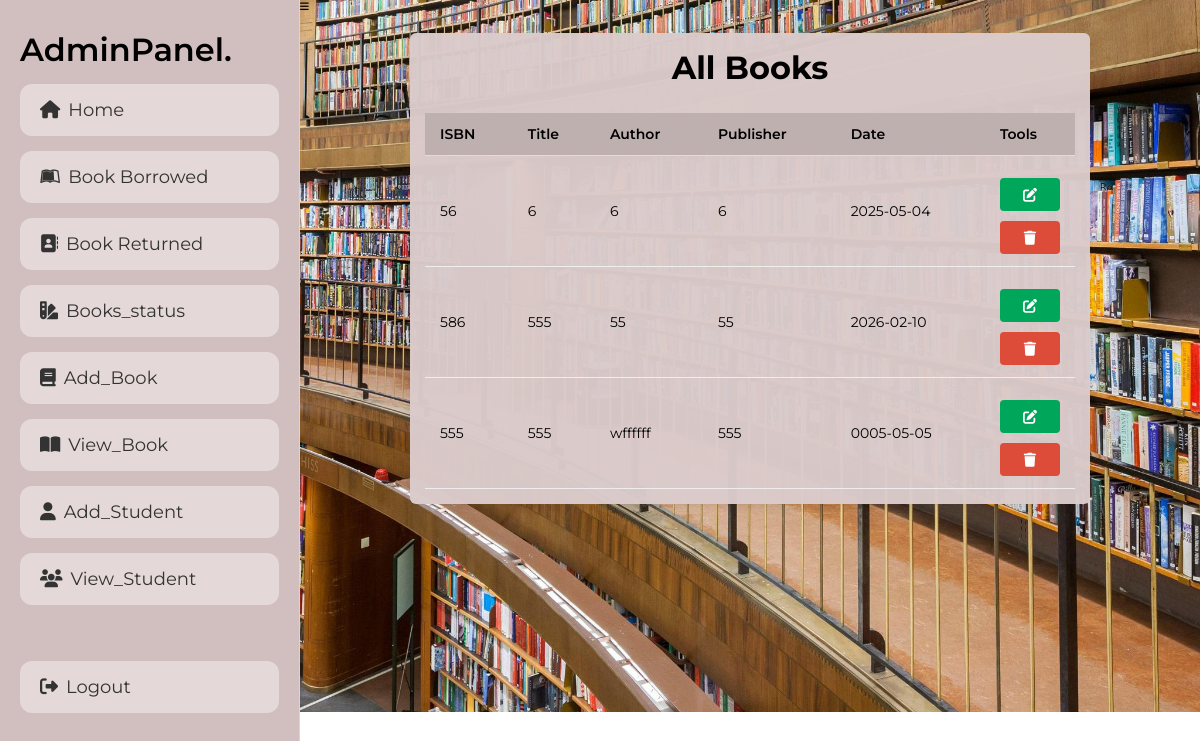
Page /Admin/view_books.php (signed in) on the earlier database version.
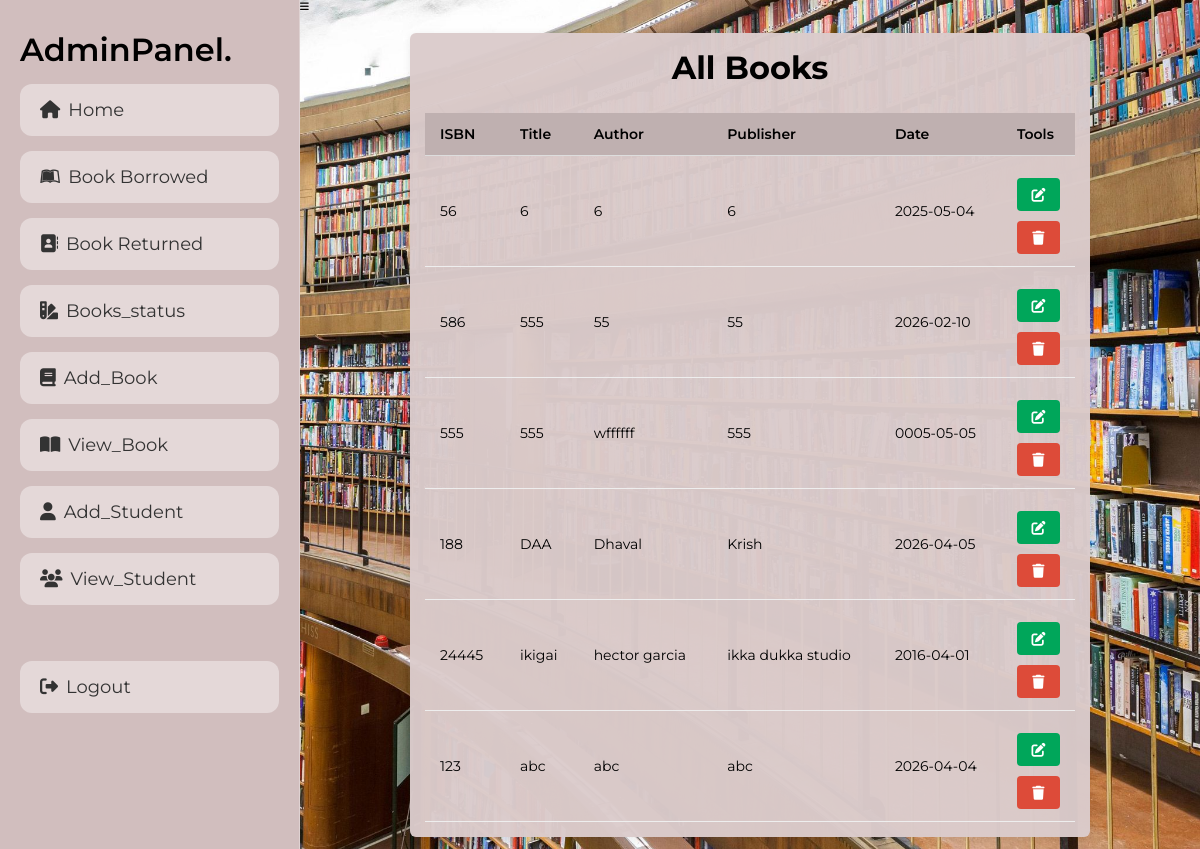
Same page on the later database version.
### tables this page shows
CREATE TABLE `books` (
  `id` int(11) NOT NULL,
  `isbn` varchar(20) NOT NULL,
  `title` text NOT NULL,
  `author` varchar(150) NOT NULL,
  `publisher` varchar(150) NOT NULL,
  `publish_date` date NOT NULL,
  `status` tinyint(1) NOT NULL DEFAULT 1
);

### Admin/view_books.php (the view, shortened to what this page needs)
<?php
include '../components/connect.php';
?>
<!DOCTYPE html>
<html lang="en">
<head>
<link rel="stylesheet" href="../components/admin_style.css">
<link rel="stylesheet" href="https://cdnjs.cloudflare.com/ajax/libs/font-awesome/6.2.0/css/all.min.css">
</head>
<body>
<?php include '../components/admin_header.php'; ?>
<div class="col-md-8">
  <div class="box1">
    <div class="box1-body">
      <table class="table">
        <h1 style="text-align:center; font-size:32px;">All Books</h1><br><br>
        <thead>
          <tr>
            <th>ISBN</th>
            <th>Title</th>
            <th>Author</th>
            <th>Publisher</th>
            <th>Date</th>
            <th>Tools</th>
          </tr>
        </thead>
        <tbody>
        <?php
        $stmt = $conn->prepare("SELECT * FROM books");
        $stmt->execute();
        while($row = $stmt->fetch(PDO::FETCH_ASSOC)){
          echo "
          <tr>
            <td>{$row['isbn']}</td>
            <td>{$row['title']}</td>
            <td>{$row['author']}</td>
            <td>{$row['publisher']}</td>
            <td>{$row['publish_date']}</td>
            <td>
              <button class='btn btn-success edit' data-id='{$row['id']}'>
   <i class='fa fa-edit'></i>
</button>
              <button class='btn btn-danger delete' data-id='{$row['id']}'>
                <i class='fa fa-trash'></i>
              </button>
            </td>
          </tr>";
        }
        ?>
        </tbody>
      </table>
    </div>
  </div>
</div>
</body>
</html>

### components/admin_header.php
<link rel="stylesheet" href="https://cdnjs.cloudflare.com/ajax/libs/font-awesome/6.2.0/css/all.min.css">
<header class="header">
   <a href="dashboard.php" class="logo">AdminPanel.</a>
   <nav class="navbar">
      <a href="dashboard.php"><i class="fas fa-home"></i><span>Home</span></a>
      <a href="borrowed.php"><i class="fa-brands fa-leanpub"></i><span>Book Borrowed</span></a>
      <a href="returned.php"><i class="fa-solid fa-address-book"></i><span>Book Returned</span></a>
      <a href="book_status.php"><i class="fa-solid fa-swatchbook"></i><span>Books_status</span></a>
      <a href="book.php"><i class="fa-solid fa-book"></i><span>Add_Book</span></a>
      <a href="view_books.php"><i class="fa-solid fa-book-open"></i><span>View_Book</span></a>
      <a href="student.php"><i class="fas fa-user"></i><span>Add_Student</span></a>
      <a href="view_student.php"><i class="fa-solid fa-users"></i><span>View_Student</span></a><br><br>
   <a href="../components/admin_logout.php" onclick="return confirm('logout from this website?');" class="delete-btn"></i><i class="fas fa-right-from-bracket"></i><span>Logout</span></a>
</nav>
</header>
<div id="menu-btn" class="fas fa-bars"></div>

### components/admin_style.css (style rules this page uses)
* { font-family: 'Montserrat', sans-serif; margin: 0; padding: 0; box-sizing: border-box; text-decoration: none; }
html { font-size: 62.5%; overflow-x: hidden; }
body { padding-left: 30rem; background: url("../img/back.jpg") no-repeat center center/cover; position: relative; }
.btn, .delete-btn, .option-btn { display: block; width: 100%; padding: 10px 20px; font-size: 16px; color: #f1e4d2; border-radius: 5px; border: none; cursor: pointer; margin-top: 10px; }
.btn { background: #9c6130; }
.delete-btn { background: #9c6130; }
.header { position: fixed; top: 0; left: 0; bottom: 0; width: 300px; padding: 30px 20px; background: #d1bebe; border-right: 1px solid rgba(255,255,255,0.3); }
.header .logo { text-align: center; font-size: 32px; font-weight: 600; color: #000; margin-bottom: 30px; }
.header .navbar a { display: block; padding: 15px 20px; margin: 15px 0; background: rgba(255,255,255,0.4); border-radius: 12px; font-size: 18px; color: #333; text-decoration: none; transition: all 0.3s ease; }
.header .navbar a i { margin-right: 8px; transition: transform 0.3s ease; }
@media (min-width: 1200px) { body { padding-left: 30rem; } }
@media (min-width: 1200px) { .header { width: 300px; padding: 30px 20px; } }

### Admin/view_books.php (style rules this page uses)
.col-md-8 { width: 98%; padding: 20px; }
.box1 { background: #dbccccf7; border-radius:6px; box-shadow:0 2px 8px rgba(0,0,0,0.08); }
.box1-body { padding:15px; }
table { width:100%; border-collapse:collapse; }
.table thead th { background: #bfb0b0fd; font-weight:600; font-size: 14px; padding:12px; text-align:left; border-bottom:1px solid #ddd; position:relative; }
.table tbody td { padding:12px; border-bottom:1px solid #eee; font-size:14px; }
.btn { border:none; padding:7px 10px; border-radius:4px; cursor:pointer; }
.btn-success { background: #00a65a; color: #fff; }
.btn-danger { background: #dd4b39; color: #fff; }
.btn i { font-size:14px; }
@media (min-width: 1200px) { .col-md-8 { width: 80%; padding: 20px; margin: 0 auto; } }
@media (min-width: 1200px) { .table thead th, .table tbody td { font-size: 14px; padding: 12px 15px; } }

Differences in the rows shown:
added books: isbn "188", title "DAA", author "Dhaval", publisher "Krish", publish_date "2026-04-05"
added books: isbn "24445", title "ikigai", author "hector garcia", publisher "ikka dukka studio", publish_date "2016-04-01"
added books: isbn "123", title "abc", author "abc", publisher "abc", publish_date "2026-04-04"
